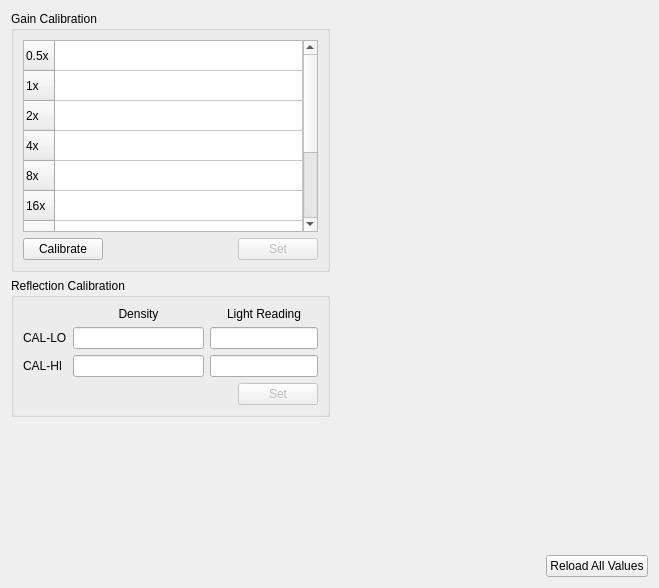
<?xml version="1.0" encoding="UTF-8"?>
<ui version="4.0">
 <class>CalibrationStickTab</class>
 <widget class="QWidget" name="CalibrationStickTab">
  <property name="geometry">
   <rect>
    <x>0</x>
    <y>0</y>
    <width>659</width>
    <height>588</height>
   </rect>
  </property>
  <property name="windowTitle">
   <string>Form</string>
  </property>
  <layout class="QVBoxLayout" name="verticalLayout">
   <item>
    <layout class="QHBoxLayout" name="horizontalLayout_12" stretch="0,0">
     <property name="sizeConstraint">
      <enum>QLayout::SizeConstraint::SetDefaultConstraint</enum>
     </property>
     <item>
      <widget class="QGroupBox" name="gainGroupBox">
       <property name="sizePolicy">
        <sizepolicy hsizetype="Preferred" vsizetype="Minimum">
         <horstretch>0</horstretch>
         <verstretch>0</verstretch>
        </sizepolicy>
       </property>
       <property name="title">
        <string>Gain Calibration</string>
       </property>
       <layout class="QVBoxLayout" name="verticalLayout_11">
        <item>
         <widget class="QTableWidget" name="gainTableWidget">
          <attribute name="horizontalHeaderVisible">
           <bool>false</bool>
          </attribute>
          <attribute name="horizontalHeaderStretchLastSection">
           <bool>true</bool>
          </attribute>
          <row>
           <property name="text">
            <string>0.5x</string>
           </property>
          </row>
          <row>
           <property name="text">
            <string>1x</string>
           </property>
          </row>
          <row>
           <property name="text">
            <string>2x</string>
           </property>
          </row>
          <row>
           <property name="text">
            <string>4x</string>
           </property>
          </row>
          <row>
           <property name="text">
            <string>8x</string>
           </property>
          </row>
          <row>
           <property name="text">
            <string>16x</string>
           </property>
          </row>
          <row>
           <property name="text">
            <string>32x</string>
           </property>
          </row>
          <row>
           <property name="text">
            <string>64x</string>
           </property>
          </row>
          <row>
           <property name="text">
            <string>128x</string>
           </property>
          </row>
          <row>
           <property name="text">
            <string>256x</string>
           </property>
          </row>
          <column>
           <property name="text">
            <string>Value</string>
           </property>
          </column>
         </widget>
        </item>
        <item>
         <spacer name="verticalSpacer_8">
          <property name="orientation">
           <enum>Qt::Orientation::Vertical</enum>
          </property>
          <property name="sizeType">
           <enum>QSizePolicy::Policy::Expanding</enum>
          </property>
          <property name="sizeHint" stdset="0">
           <size>
            <width>20</width>
            <height>0</height>
           </size>
          </property>
         </spacer>
        </item>
        <item>
         <layout class="QHBoxLayout" name="horizontalLayout_17">
          <item>
           <widget class="QPushButton" name="gainCalPushButton">
            <property name="text">
             <string>Calibrate</string>
            </property>
           </widget>
          </item>
          <item>
           <spacer name="horizontalSpacer_12">
            <property name="orientation">
             <enum>Qt::Orientation::Horizontal</enum>
            </property>
            <property name="sizeHint" stdset="0">
             <size>
              <width>40</width>
              <height>20</height>
             </size>
            </property>
           </spacer>
          </item>
          <item>
           <widget class="QPushButton" name="gainSetPushButton">
            <property name="enabled">
             <bool>false</bool>
            </property>
            <property name="text">
             <string>Set</string>
            </property>
           </widget>
          </item>
         </layout>
        </item>
       </layout>
      </widget>
     </item>
     <item>
      <spacer name="horizontalSpacer_2">
       <property name="orientation">
        <enum>Qt::Orientation::Horizontal</enum>
       </property>
       <property name="sizeHint" stdset="0">
        <size>
         <width>40</width>
         <height>20</height>
        </size>
       </property>
      </spacer>
     </item>
    </layout>
   </item>
   <item>
    <layout class="QHBoxLayout" name="horizontalLayout_9">
     <item>
      <widget class="QGroupBox" name="reflGroupBox">
       <property name="title">
        <string>Reflection Calibration</string>
       </property>
       <layout class="QVBoxLayout" name="verticalLayout_9">
        <item>
         <layout class="QGridLayout" name="gridLayout_6" columnstretch="0,1,0">
          <item row="1" column="2">
           <widget class="QLineEdit" name="reflLoReadingLineEdit"/>
          </item>
          <item row="2" column="2">
           <widget class="QLineEdit" name="reflHiReadingLineEdit"/>
          </item>
          <item row="1" column="0">
           <widget class="QLabel" name="reflLoLabel">
            <property name="text">
             <string>CAL-LO</string>
            </property>
           </widget>
          </item>
          <item row="2" column="1">
           <widget class="QLineEdit" name="reflHiDensityLineEdit"/>
          </item>
          <item row="2" column="0">
           <widget class="QLabel" name="reflHiLabel">
            <property name="text">
             <string>CAL-HI</string>
            </property>
           </widget>
          </item>
          <item row="1" column="1">
           <widget class="QLineEdit" name="reflLoDensityLineEdit">
            <property name="text">
             <string/>
            </property>
           </widget>
          </item>
          <item row="0" column="1">
           <widget class="QLabel" name="reflDensityLabel">
            <property name="text">
             <string>Density</string>
            </property>
            <property name="alignment">
             <set>Qt::AlignmentFlag::AlignCenter</set>
            </property>
           </widget>
          </item>
          <item row="0" column="2">
           <widget class="QLabel" name="reflReadingLabel">
            <property name="text">
             <string>Light Reading</string>
            </property>
            <property name="alignment">
             <set>Qt::AlignmentFlag::AlignCenter</set>
            </property>
           </widget>
          </item>
         </layout>
        </item>
        <item>
         <layout class="QHBoxLayout" name="horizontalLayout_10">
          <item>
           <spacer name="horizontalSpacer_10">
            <property name="orientation">
             <enum>Qt::Orientation::Horizontal</enum>
            </property>
            <property name="sizeHint" stdset="0">
             <size>
              <width>40</width>
              <height>20</height>
             </size>
            </property>
           </spacer>
          </item>
          <item>
           <widget class="QPushButton" name="reflSetPushButton">
            <property name="enabled">
             <bool>false</bool>
            </property>
            <property name="text">
             <string>Set</string>
            </property>
           </widget>
          </item>
         </layout>
        </item>
       </layout>
      </widget>
     </item>
     <item>
      <spacer name="horizontalSpacer">
       <property name="orientation">
        <enum>Qt::Orientation::Horizontal</enum>
       </property>
       <property name="sizeHint" stdset="0">
        <size>
         <width>40</width>
         <height>20</height>
        </size>
       </property>
      </spacer>
     </item>
    </layout>
   </item>
   <item>
    <spacer name="verticalSpacer_6">
     <property name="orientation">
      <enum>Qt::Orientation::Vertical</enum>
     </property>
     <property name="sizeHint" stdset="0">
      <size>
       <width>20</width>
       <height>12</height>
      </size>
     </property>
    </spacer>
   </item>
   <item>
    <layout class="QHBoxLayout" name="horizontalLayout_19">
     <item>
      <spacer name="horizontalSpacer_14">
       <property name="orientation">
        <enum>Qt::Orientation::Horizontal</enum>
       </property>
       <property name="sizeType">
        <enum>QSizePolicy::Policy::Expanding</enum>
       </property>
       <property name="sizeHint" stdset="0">
        <size>
         <width>40</width>
         <height>20</height>
        </size>
       </property>
      </spacer>
     </item>
     <item>
      <widget class="QPushButton" name="calGetAllPushButton">
       <property name="text">
        <string>Reload All Values</string>
       </property>
      </widget>
     </item>
    </layout>
   </item>
  </layout>
 </widget>
 <resources/>
 <connections/>
</ui>
